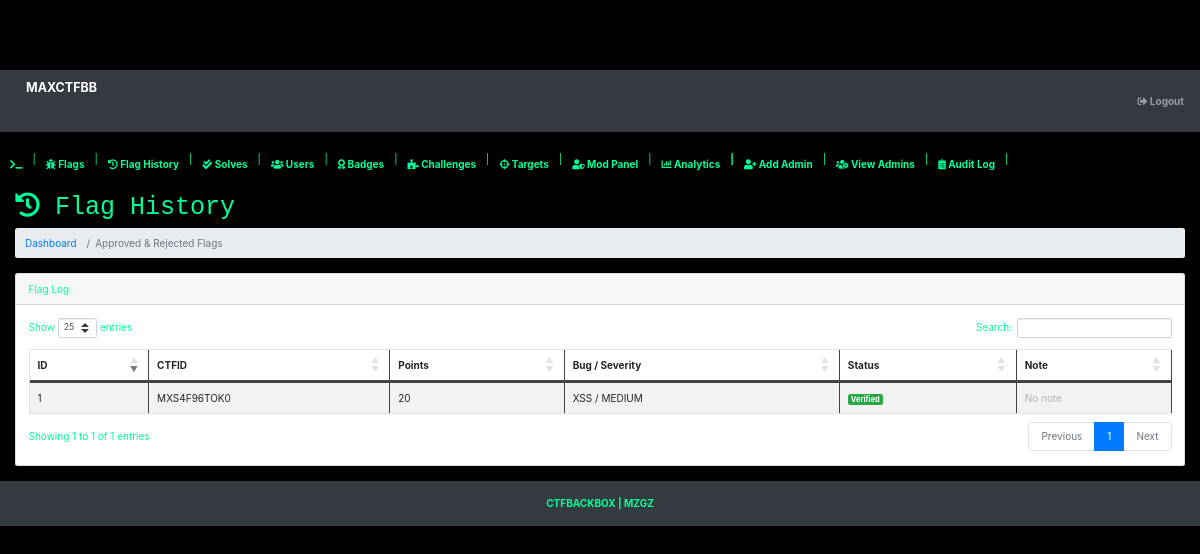
/admin/ctflog.php (signed in), run on an earlier commit of the app's database.
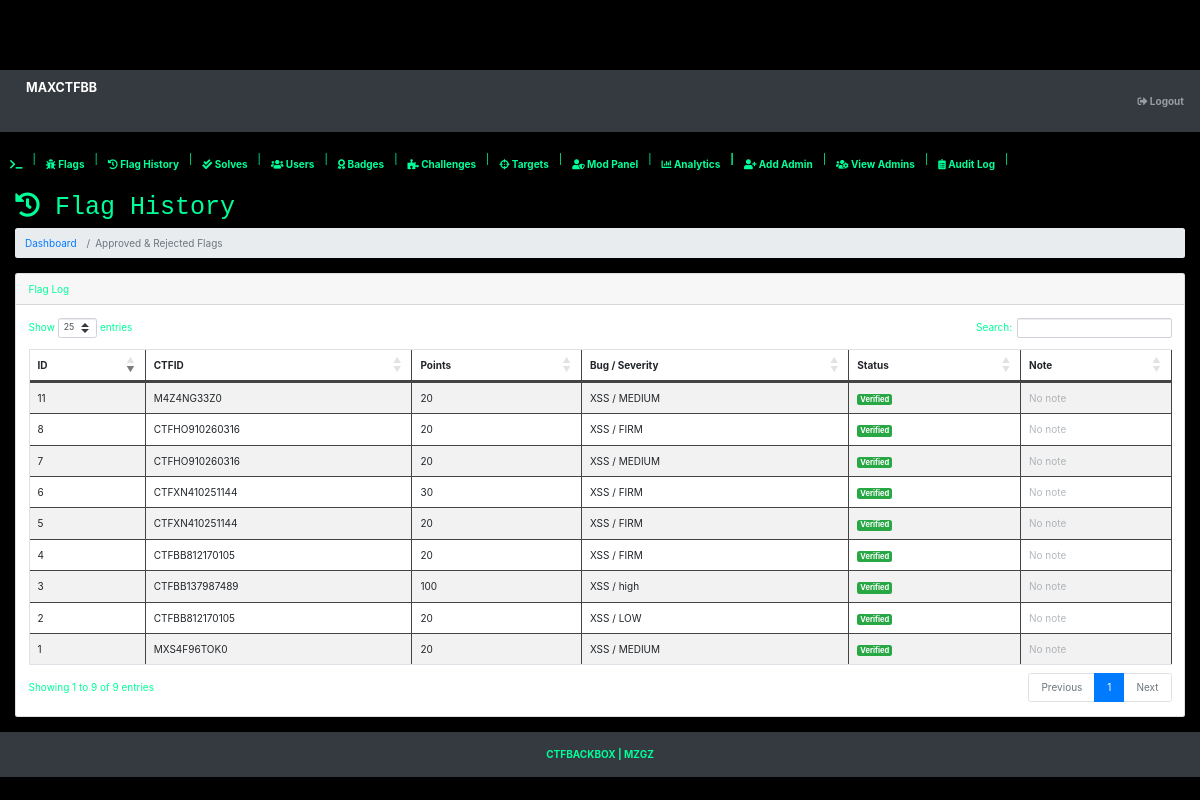
And on a later commit of the database.
### tables this page shows
CREATE TABLE `reportx` (
  `id` int(11) NOT NULL,
  `walletid` varchar(60) NOT NULL,
  `amount` varchar(10) NOT NULL,
  `proofimage` text NOT NULL,
  `date` varchar(60) NOT NULL,
  `status` text NOT NULL,
  `bug` varchar(15) NOT NULL,
  `severity` varchar(15) NOT NULL
);

### admin/ctflog.php (the view, shortened to what the changed rows need)
<?php
include 'config.php';
?>
<!DOCTYPE html>
<html lang="en">
<head>
    <link href="css/hacker.css" rel="stylesheet" />
    <link href="css/alert.css" rel="stylesheet" />
    <link href="https://cdnjs.cloudflare.com/ajax/libs/font-awesome/5.15.4/css/all.min.css" rel="stylesheet" />
    <link href="https://cdn.jsdelivr.net/npm/bootstrap@4.6.2/dist/css/bootstrap.min.css" rel="stylesheet" />
    <link rel="stylesheet" href="https://cdn.datatables.net/1.13.6/css/dataTables.bootstrap4.min.css">
</head>
<body class="sb-nav-fixed" style="background-color: #000; color: #00ff99;">
<div id="layoutSidenav">
<div id="layoutSidenav_content">
<main>
<div class="container-fluid">
<h1 class="mt-4"><i class="fas fa-history"></i> Flag History</h1>
<div class="card mb-4">
<div class="card-body">
<div class="table-responsive">
<table class="table table-bordered table-striped" id="dataTable" width="100%" cellspacing="0">
<thead>
<tr>
    <th>ID</th>
    <th>CTFID</th>
    <th>Points</th>
    <th>Bug / Severity</th>
    <th>Status</th>
    <th>Note</th>
</tr>
</thead>
<tbody>
<?php
$get = mysqli_query($conn,"SELECT * FROM reportx WHERE status IN ('approved','rejected')");
if(mysqli_num_rows($get) > 0) {
    while($row = mysqli_fetch_array($get)){
        $note = isset($row['notes']) ? trim($row['notes']) : '';
?>
<tr>
    <td><?php echo htmlspecialchars($row['id'], ENT_QUOTES, 'UTF-8'); ?></td>
    <td><?php echo htmlspecialchars($row['walletid'], ENT_QUOTES, 'UTF-8'); ?></td>
    <td><?php echo htmlspecialchars($row['amount'], ENT_QUOTES, 'UTF-8'); ?></td>
    <td><?php echo htmlspecialchars($row['bug'] . ' / ' . $row['severity'], ENT_QUOTES, 'UTF-8'); ?></td>
    <td>
        <?php if($row['status']=='approved'){ ?>
            <span class="badge badge-success">Verified</span>
        <?php } elseif($row['status']=='rejected'){ ?>
            <span class="badge badge-danger">Rejected</span>
        <?php } ?>
    </td>
    <td>
        <?php if(!empty($note)) { ?>
            <?php if(strlen($note) > 2){ ?>
                <button type="button" class="btn btn-info btn-sm view-note-btn"
                        data-note="<?php echo htmlspecialchars($note, ENT_QUOTES, 'UTF-8'); ?>"
                        data-id="<?php echo htmlspecialchars($row['id'], ENT_QUOTES, 'UTF-8'); ?>">
                    View Note
                </button>
            <?php } else {
                echo '<div class="small">' . nl2br(htmlspecialchars($note, ENT_QUOTES, 'UTF-8')) . '</div>';
            } ?>
        <?php } else { ?>
            <span class="text-muted">No note</span>
        <?php } ?>
    </td>
</tr>
<?php }
} else { ?>
    <tr>
        <td colspan="6" class="text-center">No approved or rejected flags found.</td>
    </tr>
<?php } ?>
</tbody>
</table>
</div>
</div>
</div>
</div>
</main>
</div>
</div>
</body>
</html>

What changed in the data, as far as the page shows it:
added reportx: id "2", walletid "CTFBB812170105", amount "20", bug+severity "XSS / LOW", status "Verified"
added reportx: id "3", walletid "CTFBB137987489", amount "100", bug+severity "XSS / high", status "Verified"
added reportx: id "4", walletid "CTFBB812170105", amount "20", bug+severity "XSS / FIRM", status "Verified"
added reportx: id "5", walletid "CTFXN410251144", amount "20", bug+severity "XSS / FIRM", status "Verified"
added reportx: id "6", walletid "CTFXN410251144", amount "30", bug+severity "XSS / FIRM", status "Verified"
added reportx: id "7", walletid "CTFHO910260316", amount "20", bug+severity "XSS / MEDIUM", status "Verified"
added reportx: id "8", walletid "CTFHO910260316", amount "20", bug+severity "XSS / FIRM", status "Verified"
added reportx: id "11", walletid "M4Z4NG33Z0", amount "20", bug+severity "XSS / MEDIUM", status "Verified"
Also different on the page:
text written by a page script: "Show entries Search: Showing 1 to 1 of 1 entries Previous 1 Next" → "Show entries Search: Showing 1 to 9 of 9 entries Previous 1 Next"
